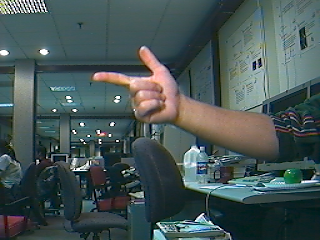
#> input picture ComputerVision/cs4337-assign6-chamfer-dist-amd342/data/clutter1.bmp, 320 x 240 px
$ python main.py
#> lines starting #> are read from the running program, lines starting #| are printed output that depends on the picture; after the words box and inside, x2 and y2 are one past the last pixel; in counts of white or black regions, pixels touching at a corner belong together
### ComputerVision/cs4337-assign6-chamfer-dist-amd342/chamfer_search.py
import cv2
import numpy as np
from draw_rectangle import draw_rectangle
import matplotlib.pyplot as plt

def chamfer_search(edge_image, template, scale, number_of_results):

    # Apply distance transform to the edge image
    edge_image_inv = cv2.bitwise_not(edge_image)
    distance_transform = cv2.distanceTransform(edge_image_inv, cv2.DIST_L2, 5)

    # Resize the template and convert to uint8
    resized_template = cv2.resize(template, None, fx=scale, fy=scale).astype(np.uint8)

    # Compute Chamfer distance scores
    convolution_scores = cv2.filter2D(distance_transform, -1, resized_template)

    # Normalize the result
    scores = convolution_scores / convolution_scores.max()
    scores_copy = scores.copy()

    # Find top matches without overlap
    top_matches = []
    for _ in range(number_of_results):
        # Find the minimum location in the current result
        min_val, max_val, min_loc, max_loc = cv2.minMaxLoc(scores_copy)
        top_matches.append(min_loc)

        # Set the pixels within the region of the current match to 1
        y1 = min_loc[1] - int(resized_template.shape[0] / 2)
        y2 = min_loc[1] + int(resized_template.shape[0] / 2)
        x1 = min_loc[0] - int(resized_template.shape[1] / 2)
        x2 = min_loc[0] + int(resized_template.shape[1] / 2)
        scores_copy[y1:y2, x1:x2] = 1

    # Create result image and draw bounding rectangles
    result_image = cv2.imread('data/clutter1_edges.bmp')

    for (x, y) in top_matches:
        top = y + int(resized_template.shape[0] / 2)
        bottom = y - int(resized_template.shape[0] / 2)
        left = x - int(resized_template.shape[1] / 2)
        right = x + int(resized_template.shape[1] / 2)
        result_image = draw_rectangle(result_image, top, bottom, left, right)

    return scores, result_image

### ComputerVision/cs4337-assign6-chamfer-dist-amd342/draw_rectangle.py
import cv2

def draw_rectangle(img, top, bottom, left, right):
    # Determine if the image is grayscale or color
    if len(img.shape) == 2 or img.shape[2] == 1:  # Grayscale
        color = 255  # White color for grayscale
    else:  # Color
        color = (255, 255, 255)  # White color for RGB

    thickness = 2
    cv2.rectangle(img, (left, top), (right, bottom), color, thickness)
    return img

### ComputerVision/cs4337-assign6-chamfer-dist-amd342/detect_skin.py
import numpy as np

def detect_skin(image, positive_histogram, negative_histogram):
    """
    Detects skin in an image using positive and negative histograms.

    Parameters:
        image (numpy.ndarray): The input image array with shape (height, width, 3).
        positive_histogram (numpy.ndarray): The positive histogram.
        negative_histogram (numpy.ndarray): The negative histogram.

    Returns:
        numpy.ndarray: The output array with skin detection probabilities, shape (height, width).
    """

    histogram_bins = positive_histogram.shape[0]
    factor = 256 / histogram_bins

    # Calculate indices for each color channel
    red_indices = (image[:, :, 0] / factor).astype(int)
    green_indices = (image[:, :, 1] / factor).astype(int)
    blue_indices = (image[:, :, 2] / factor).astype(int)

    # Fetch probabilities from histograms using the indices
    skin_values = positive_histogram[red_indices, green_indices, blue_indices]
    non_skin_values = negative_histogram[red_indices, green_indices, blue_indices]

    # Compute total probabilities
    total = skin_values + non_skin_values

    # [5 lines of commented-out code are left out]
    result = np.divide(skin_values, total, out=np.zeros_like(skin_values), where=total!=0)

    return result

### ComputerVision/cs4337-assign6-chamfer-dist-amd342/skin_chamfer_search.py
import cv2
import numpy as np
import matplotlib.pyplot as plt
from draw_rectangle import draw_rectangle
from detect_skin import detect_skin
from chamfer_search import chamfer_search

def skin_chamfer_search(color_image, edge_image, template, scale, number_of_results):
    threshold = .05
    pos_hist = np.load('data/positive_histogram.npy')
    neg_hist = np.load('data/negative_histogram.npy')

    skin_mask = detect_skin(color_image, pos_hist, neg_hist)  # Load histograms using np.load()

    # Step 2: Apply skin mask to the edge image
    edge_image_skin = edge_image.copy()
    edge_image_skin[skin_mask < threshold] = 0


    # Step 3: Use chamfer search in the skin-filtered edge image
    scores, result_image = chamfer_search(edge_image_skin, template, scale, number_of_results)

    # Step 4: Return the top match's score and resulting image
    top_score = scores[0]

    return scores, result_image

### ComputerVision/cs4337-assign6-chamfer-dist-amd342/main.py
#%% Import libraries and read data
import cv2
import numpy as np
import matplotlib.pyplot as plt
from chamfer_search import chamfer_search
from skin_chamfer_search import skin_chamfer_search

# Read the images
color_image = cv2.imread('data/clutter1.bmp')
#> color_image is the input picture: shape (240, 320, 3); mean B, G, R 85.2, 85.6, 70.1
color_image = cv2.cvtColor(color_image, cv2.COLOR_BGR2RGB)

edge_image = cv2.imread('data/clutter1_edges.bmp', cv2.IMREAD_GRAYSCALE)
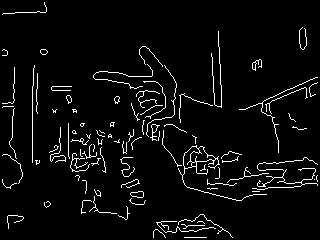
#> input picture ComputerVision/cs4337-assign6-chamfer-dist-amd342/data/clutter1_edges.bmp, 320 x 240 px
#> edge_image: shape (240, 320); 4.5% white in thin lines or dots
template = cv2.imread('data/template.bmp', cv2.IMREAD_GRAYSCALE)
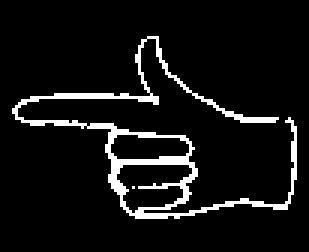
#> input picture ComputerVision/cs4337-assign6-chamfer-dist-amd342/data/template.bmp, 103 x 84 px (shown 3 times larger)
#> template: shape (84, 103); 7.5% white in thin lines or dots, all inside (x1, y1, x2, y2) = (4, 12, 99, 73)


#%% Test chamfer_search

# Run for scale 1
scale = 1
number_of_results = 5

scores, result_image = chamfer_search(edge_image, template, scale, number_of_results)
#> in chamfer_search, `edge_image_inv = cv2.bitwise_not(edge_image)`: edge_image_inv: shape (240, 320); 95.5% white; black in thin lines or dots
#> in chamfer_search, `convolution_scores = cv2.filter2D(distance_transform, -1, resized_temp..`:
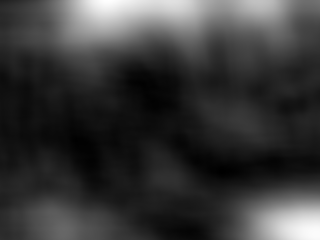
#> convolution_scores: shape (240, 320) float32; min 375619.4, max 6580887, mean 1760488.2; drawn with min black and max white
#> the loop in chamfer_search, `for _ in range(number_of_results):` made 5 passes
#> (min_val, min_loc, y1, y2, x1, x2) on passes 1 to 5: (0.0571, (222, 171), 129, 213, 171, 273), (0.0621, (76, 140), 98, 182, 25, 127), (0.0642, (143, 84), 42, 126, 92, 194), (0.0767, (274, 160), 118, 202, 223, 325), (0.0772, (188, 231), 189, 273, 137, 239)
#> after the loop in chamfer_search, `for _ in range(number_of_results):`:
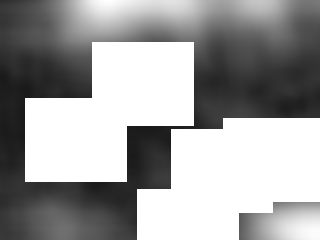
#> scores_copy: shape (240, 320) float32; min 0.0992, max 1, mean 0.625
#> after the loop in chamfer_search, `for _ in range(number_of_results):`: top_matches = [(222, 171), (76, 140), (143, 84), (274, 160), (188, 231)]
#> in chamfer_search, result_image is the input picture: shape (240, 320, 3); 4.5% white in thin lines or dots
#> the loop in chamfer_search, `for (x, y) in top_matches:` made 5 passes
#> (x, y, top, bottom, left, right) on passes 1 to 5: (222, 171, 213, 129, 171, 273), (76, 140, 182, 98, 25, 127), (143, 84, 126, 42, 92, 194), (274, 160, 202, 118, 223, 325), (188, 231, 273, 189, 137, 239)
#> after the loop in chamfer_search, `for (x, y) in top_matches:`: result_image: shape (240, 320, 3); 10.4% white; 62 white regions (30 under 20 px), largest, box (x1, y1, x2, y2) and area: (24, 41, 320, 240) 6218, (211, 31, 222, 108) 135, (156, 221, 216, 233) 100


plt.figure()
plt.imshow(result_image, cmap='gray')
plt.show()

#%% Test chamfer_search for scale 1.5
# Resize the image and run for scale 1.5
edge_image_scaled = cv2.resize(edge_image, None, fx=1.5, fy=1.5, interpolation=cv2.INTER_AREA)
# Convert to binary image
edge_image_scaled = (edge_image_scaled > 0).astype(np.uint8)*255
#> edge_image_scaled: shape (360, 480); 6.4% white in thin lines or dots

scale = 1.5
number_of_results = 5

scores, result_image = chamfer_search(edge_image_scaled, template, scale, number_of_results)
#> in chamfer_search (call 2), `edge_image_inv = cv2.bitwise_not(edge_image)`: edge_image_inv: shape (360, 480); 93.6% white; black in thin lines or dots
#> the loop in chamfer_search (call 2), `for _ in range(number_of_results):` made 5 passes
#> (min_val, min_loc, y1, y2, x1, x2) on passes 1 to 5: (0.0489, (333, 256), 193, 319, 256, 410), (0.0537, (114, 210), 147, 273, 37, 191), (0.0556, (214, 125), 62, 188, 137, 291), (0.0672, (283, 347), 284, 410, 206, 360), (0.0692, (412, 241), 178, 304, 335, 489)
#> the loop in chamfer_search (call 2), `for (x, y) in top_matches:` made 5 passes
#> (x, y, top, bottom, left, right) on passes 1 to 5: (333, 256, 319, 193, 256, 410), (114, 210, 273, 147, 37, 191), (214, 125, 188, 62, 137, 291), (283, 347, 410, 284, 206, 360), (412, 241, 304, 178, 335, 489)

plt.figure()
plt.imshow(result_image, cmap='gray')
plt.show()


#%% Test skin_chamfer_search for scale 1

# Run for scale 1
scale = 1
number_of_results = 1

scores, result_image = skin_chamfer_search(color_image, edge_image, template, scale, number_of_results)
#> (reads ComputerVision/cs4337-assign6-chamfer-dist-amd342/data/positive_histogram.npy from the repository)
#> (reads ComputerVision/cs4337-assign6-chamfer-dist-amd342/data/negative_histogram.npy from the repository)
#> in skin_chamfer_search, `edge_image_skin[skin_mask < threshold] = 0`: edge_image_skin: shape (240, 320); 0.71% white in thin lines or dots, all inside (x1, y1, x2, y2) = (5, 10, 317, 231)
#> call 3 of chamfer_search, with scale = 1, number_of_results = 1
#> the loop in chamfer_search (call 3), `for _ in range(number_of_results):` made 1 pass
#> (min_val, max_val, min_loc, max_loc, y1, y2, x1, x2) on pass 1: (0.0496, 1, (143, 84), (319, 234), 42, 126, 92, 194)
#> after the loop in chamfer_search (call 3), `for _ in range(number_of_results):`:
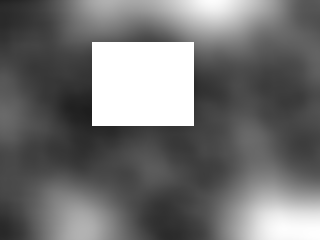
#> scores_copy: shape (240, 320) float32; min 0.118, max 1, mean 0.448
#> after the loop in chamfer_search (call 3), `for _ in range(number_of_results):`: top_matches = [(143, 84)]
#> the loop in chamfer_search (call 3), `for (x, y) in top_matches:` made 1 pass
#> (x, y, top, bottom, left, right, color in draw_rectangle, thickness in draw_rectangle) on pass 1: (143, 84, 126, 42, 92, 194, (255, 255, 255), 2)
#> pass 1, in chamfer_search (call 3), `result_image = draw_rectangle(result_image, top, bottom, left, right)`:
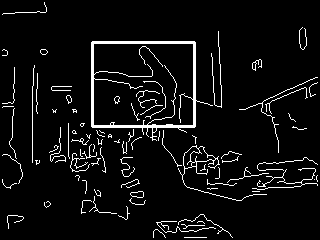
#> result_image: shape (240, 320, 3); 5.9% white in thin lines or dots
#> in skin_chamfer_search, `top_score = scores[0]`: top_score = 320 values, max 0.99 at index 212, min 0.135 at index 0, mean 0.597

plt.figure()
plt.imshow(result_image, cmap='gray')
plt.show()

# Print the minimum distance score in the scores array and the corresponding row and column
min_score = np.min(scores)
#> min_score = 0.0496
row, col = np.unravel_index(np.argmin(scores, axis=None), scores.shape)
#> row = 84; col = 143
print(f"Minimum score: {min_score:.4f}")
#| Minimum score: 0.0496
print(f"Row: {row}, Column: {col}")
#| Row: 84, Column: 143

# %% Test skin_chamfer_search for scale 1.5

# Resize the image and run for scale 1.5
color_image_scaled = cv2.resize(color_image, None, fx=1.5, fy=1.5, interpolation=cv2.INTER_LINEAR)
edge_image_scaled = cv2.resize(edge_image, None, fx=1.5, fy=1.5, interpolation=cv2.INTER_AREA)
# Convert to binary image
edge_image_scaled = (edge_image_scaled > 0).astype(np.uint8)*255

scale = 1.5
number_of_results = 1

scores, result_image = skin_chamfer_search(color_image_scaled, edge_image_scaled, template, scale, number_of_results)
#> in detect_skin (call 2), `blue_indices = (image[:, :, 2] / factor).astype(int)`:
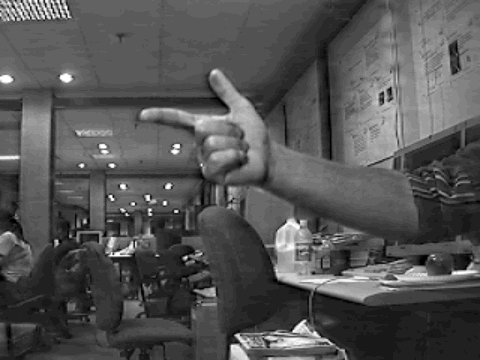
#> blue_indices: shape (360, 480) int64; min 0, max 31, mean 10.2; drawn with min black and max white

plt.figure()
plt.imshow(result_image, cmap='gray')
plt.show()

# Print the minimum distance score in the scores array and the corresponding row and column
min_score = np.min(scores)
#> min_score = 0.0364
row, col = np.unravel_index(np.argmin(scores, axis=None), scores.shape)
#> row = 127; col = 216
print(f"Minimum score: {min_score:.4f}")
#| Minimum score: 0.0364
print(f"Row: {row}, Column: {col}")
#| Row: 127, Column: 216
